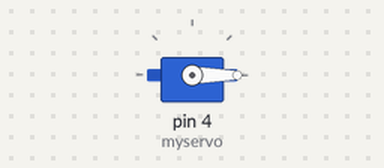
Simulated run of this sketch. Board: Arduino Uno, built with avr-gcc and run on an emulated ATmega328P. Shown: servo.

Above: at 0.05 s.
Timing chart, 0 to 3.0 s (numbered marks = the images above):
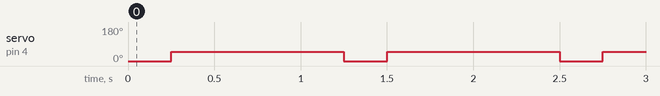

The sketch:

servo.ino
```cpp
// constants won't change. They're used here to
// set pin numbers:
#include <Servo.h>

Servo myservo;  // create servo object to control a servo

void setup() {

  Serial.begin(9600); // set the baud rate serial with 9600
  myservo.attach(4);  // attaches the servo on pin 9 to the servo object
}

void loop()
{
  myservo.write(0);
  delay(250);
  myservo.write(50);
  delay(1000);
}
```

Measured:
- by itself, servo on pin 4 (myservo): alternates 50° for 1.0 s and 0° for 0.25 s
